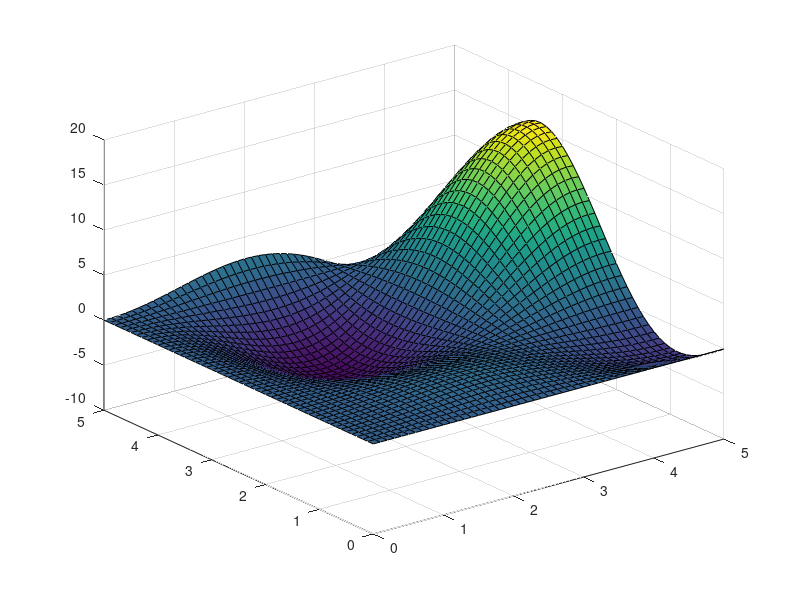
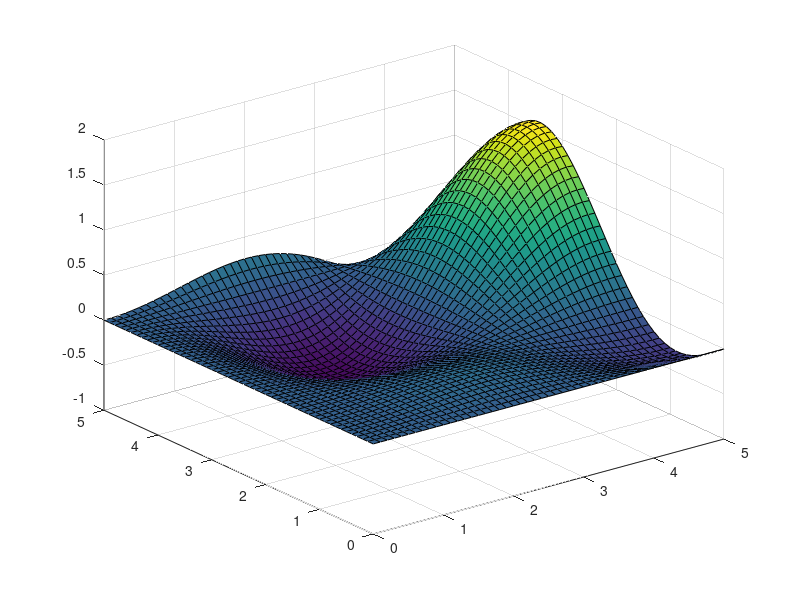

MATLAB code for these plots, in order:
x=0:0.1:5;
y=x;
[x y]=meshgrid(x,y);		%构造网格
z=sin(x).*cos(y).*x.*y;	
figure;
surf(x,y,z);		%绘制原图形

x=reshape(x,2601,1);
y=reshape(y,2601,1);
z=reshape(z,2601,1);
m=[x y z];      %几何图形对应的n*3矩阵
t=[1 0 0;
   0 1 0;
   0 0 0.1];    %变换矩阵
m=m*t;          %进行变换
x=m(:,1);
y=m(:,2);
z=m(:,3);
x=reshape(x,51,51);
y=reshape(y,51,51);
z=reshape(z,51,51);
figure;
surf(x,y,z)	%绘制变换后的图形
